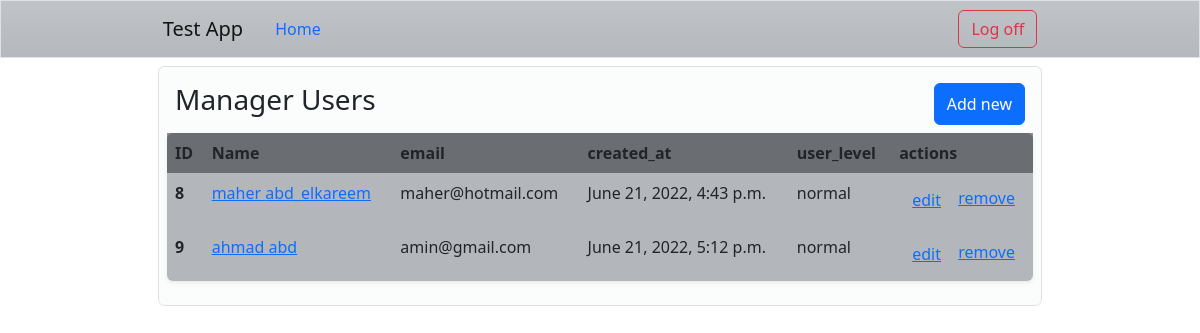
/dashboard (signed in), run on the app's committed database.
### dashboard/models.py (models this page shows)
class User(models.Model):
    first_name = models.CharField(max_length = 255)
    last_name = models.CharField(max_length = 255)
    email = models.CharField(max_length = 255)
    password = models.CharField(max_length = 255)
    decription = models.TextField()
    user_level = models.PositiveIntegerField(validators=[MinValueValidator(1), MaxValueValidator(10)])
    created_at = models.DateTimeField(auto_now_add = True)
    updated_at = models.DateTimeField(auto_now = True)
    objects = UserManager()

### dashboard/views.py (the view)
# urls.py: path('dashboard', views.dashboard),
def dashboard(request):
    try:
        this_user = User.objects.get(id = request.session['user_id'])
    except:
        return redirect('/')
    context = {
        'current_user': this_user,
        'allusers': User.objects.exclude(id = this_user.id)
    }
    return render(request, 'dashboard/dashboard.html', context=context)

### dashboard/templates/dashboard/dashboard.html (shortened to what this page needs)
<!DOCTYPE html>
<html lang="en">
<head>
    <link href="https://cdn.jsdelivr.net/npm/bootstrap@5.2.0-beta1/dist/css/bootstrap.min.css" rel="stylesheet">
</head>
<body style="background-image: url('https://mdbootstrap.com/img/Photos/Others/images/76.jpg'); background-repeat: no-repeat; background-attachment: fixed;
background-size: cover;
backdrop-filter: blur(5px);
min-height: 100vh;">
  {%include 'dashboard/partials/partial_nav.html'%}
  <div class="container p-2 w-75">
    <div class="card p-2 border bg-light bg-opacity-50 table-responsive">
      <form action="/users/new" class="container p-2 d-flex justify-content-between">
        <h3>Manager Users</h3>
        <button type="submit" class="btn btn-primary">Add new</button>
      </form>
      <table class="table table-borderless rounded bg-secondary bg-opacity-50 shadow-sm">
      {% if current_user.user_level >= 9 %}
        {%include 'dashboard/partials/admin_board_partial.html'%}
        {%else%}
        <div class="container p-2">
          <h3>All Users</h3>
        </div>
        {%include 'dashboard/partials/user_board_partial.html'%}
      {%endif%}
      </table>
    </div>
  </div>
</body>
</html>

### dashboard/templates/dashboard/partials/admin_board_partial.html (shortened to what this page needs)
{%block admin_board%}
    <thead class="bg-dark bg-opacity-50">
      <tr>
        <th scope="col">ID</th>
        <th scope="col">Name</th>
        <th scope="col">email</th>
        <th scope="col">created_at</th>
        <th scope="col">user_level</th>
        <th scope="col">actions</th>
      </tr>
    </thead>
    <tbody class="table-group-divider">
      {%for user in allusers%}
      <tr>
        <th scope="row">{{user.id}}</th>
        <td><a href="/users/show/{{user.id}}">{{user.first_name}} {{user.last_name}}</a></td>
        <td>{{user.email}}</td>
        <td>{{user.created_at}}</td>
        <td>{% if user.user_level == 9%}admin{%else%}normal{%endif%}</td>
        <td>
          <form action="users/edit" method="POST" style="display: contents;">
            <button type="submit" class="btn btn-link" >edit</button>
          </form>
          <a href="remove/user/{{user.id}}">remove</a>
        </td>
      </tr>
      {%endfor%}
    </tbody>
  {%endblock%}

### data on the page
User: id "8", first_name "maher", last_name "abd_elkareem", email "maher@hotmail.com", created_at "June 21, 2022, 4:43 p.m.", user_level "normal"
User: id "9", first_name "ahmad", last_name "abd", email "amin@gmail.com", created_at "June 21, 2022, 5:12 p.m.", user_level "normal"
